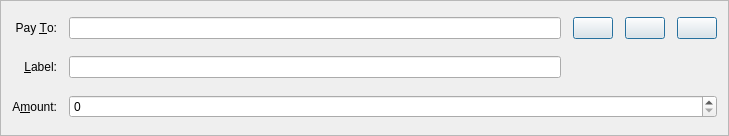
<?xml version="1.0" encoding="UTF-8"?>
<ui version="4.0">
 <class>SendCoinsEntry</class>
 <widget class="QFrame" name="SendCoinsEntry">
  <property name="geometry">
   <rect>
    <x>0</x>
    <y>0</y>
    <width>729</width>
    <height>136</height>
   </rect>
  </property>
  <property name="windowTitle">
   <string>Form</string>
  </property>
  <property name="frameShape">
   <enum>QFrame::StyledPanel</enum>
  </property>
  <property name="frameShadow">
   <enum>QFrame::Sunken</enum>
  </property>
  <layout class="QGridLayout" name="gridLayout">
   <property name="spacing">
    <number>12</number>
   </property>
   <item row="5" column="0">
    <widget class="QLabel" name="label">
     <property name="text">
      <string>A&amp;mount:</string>
     </property>
     <property name="alignment">
      <set>Qt::AlignRight|Qt::AlignTrailing|Qt::AlignVCenter</set>
     </property>
     <property name="buddy">
      <cstring>payAmount</cstring>
     </property>
    </widget>
   </item>
   <item row="3" column="0">
    <widget class="QLabel" name="label_2">
     <property name="text">
      <string>Pay &amp;To:</string>
     </property>
     <property name="alignment">
      <set>Qt::AlignRight|Qt::AlignTrailing|Qt::AlignVCenter</set>
     </property>
     <property name="buddy">
      <cstring>payTo</cstring>
     </property>
    </widget>
   </item>
   <item row="4" column="0">
    <widget class="QLabel" name="label_4">
     <property name="text">
      <string>&amp;Label:</string>
     </property>
     <property name="alignment">
      <set>Qt::AlignRight|Qt::AlignTrailing|Qt::AlignVCenter</set>
     </property>
     <property name="buddy">
      <cstring>addAsLabel</cstring>
     </property>
    </widget>
   </item>
   <item row="3" column="1">
    <layout class="QHBoxLayout" name="payToLayout">
     <property name="spacing">
      <number>0</number>
     </property>
     <item>
      <widget class="QValidatedLineEdit" name="payTo">
       <property name="toolTip">
        <string>The address to send the payment to (e.g. 1NS17iag9jJgTHD1VXjvLCEnZuQ3rJDE9L)</string>
       </property>
       <property name="maxLength">
        <number>34</number>
       </property>
      </widget>
     </item>
    </layout>
   </item>
   <item row="4" column="1">
    <widget class="QValidatedLineEdit" name="addAsLabel">
     <property name="toolTip">
      <string>Enter a label for this address to add it to your address book</string>
     </property>
    </widget>
   </item>
   <item row="3" column="2">
    <layout class="QHBoxLayout" name="horizontalLayout">
     <item>
      <widget class="QPushButton" name="deleteButton">
       <property name="toolTip">
        <string>Remove this recipient</string>
       </property>
       <property name="text">
        <string/>
       </property>
       <property name="icon">
        <iconset resource="../bitcoin.qrc">
         <normaloff>:/icons/remove</normaloff>:/icons/remove</iconset>
       </property>
       <property name="iconSize">
        <size>
         <width>20</width>
         <height>20</height>
        </size>
       </property>
       <property name="autoDefault">
        <bool>true</bool>
       </property>
       <property name="default">
        <bool>true</bool>
       </property>
      </widget>
     </item>
     <item>
      <widget class="QPushButton" name="addressBookButton">
       <property name="toolTip">
        <string>Choose address from address book</string>
       </property>
       <property name="text">
        <string/>
       </property>
       <property name="icon">
        <iconset resource="../bitcoin.qrc">
         <normaloff>:/icons/address-book</normaloff>:/icons/address-book</iconset>
       </property>
       <property name="iconSize">
        <size>
         <width>20</width>
         <height>20</height>
        </size>
       </property>
       <property name="shortcut">
        <string>Alt+A</string>
       </property>
       <property name="autoDefault">
        <bool>true</bool>
       </property>
       <property name="default">
        <bool>true</bool>
       </property>
      </widget>
     </item>
     <item>
      <widget class="QPushButton" name="pasteButton">
       <property name="toolTip">
        <string>Paste address from clipboard</string>
       </property>
       <property name="text">
        <string/>
       </property>
       <property name="icon">
        <iconset resource="../bitcoin.qrc">
         <normaloff>:/icons/editpaste</normaloff>:/icons/editpaste</iconset>
       </property>
       <property name="iconSize">
        <size>
         <width>20</width>
         <height>20</height>
        </size>
       </property>
       <property name="shortcut">
        <string>Alt+P</string>
       </property>
       <property name="autoDefault">
        <bool>true</bool>
       </property>
       <property name="default">
        <bool>true</bool>
       </property>
      </widget>
     </item>
    </layout>
   </item>
   <item row="5" column="1" colspan="2">
    <widget class="BitcoinAmountField" name="payAmount">
     <property name="sizePolicy">
      <sizepolicy hsizetype="Preferred" vsizetype="Fixed">
       <horstretch>0</horstretch>
       <verstretch>0</verstretch>
      </sizepolicy>
     </property>
    </widget>
   </item>
  </layout>
 </widget>
 <customwidgets>
  <customwidget>
   <class>QValidatedLineEdit</class>
   <extends>QLineEdit</extends>
   <header>qvalidatedlineedit.h</header>
  </customwidget>
  <customwidget>
   <class>BitcoinAmountField</class>
   <extends>QSpinBox</extends>
   <header>bitcoinamountfield.h</header>
   <container>1</container>
  </customwidget>
 </customwidgets>
 <resources>
  <include location="../bitcoin.qrc"/>
 </resources>
 <connections/>
</ui>
